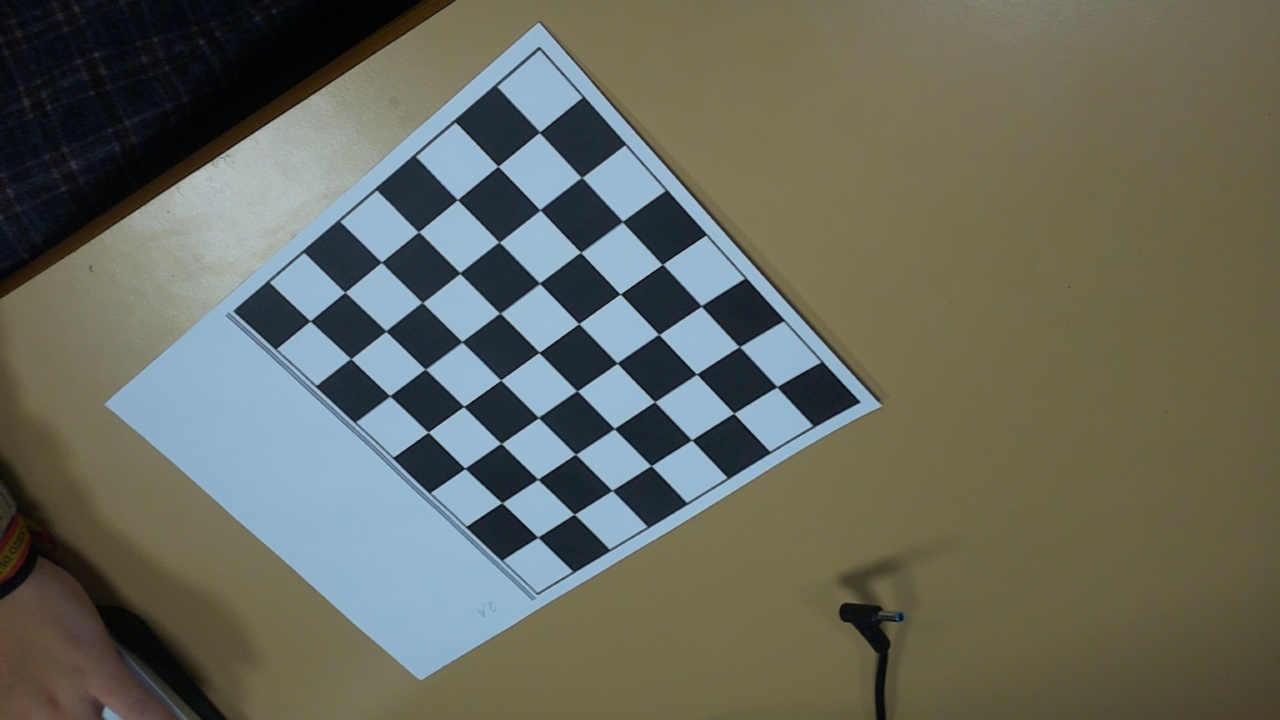
#> input picture foto1.jpg, 1280 x 720 px
$ python -i seguridad.py   (imports and definitions only)
#> lines starting #> are read from the running program, lines starting #| are printed output that depends on the picture; after the words box and inside, x2 and y2 are one past the last pixel; in counts of white or black regions, pixels touching at a corner belong together
#> further down, picture is the input picture: shape (720, 1280, 3); mean B, G, R 93.7, 105.3, 102.5
import cv2
import numpy as np
from picamera2 import Picamera2

class PasswordValidator:
    def __init__(self, correct_sequence):
        self.correct_sequence = correct_sequence
        self.detected_sequence = []

    def add_pattern(self, pattern):
        if len(self.detected_sequence) == 0 or self.detected_sequence[-1] != pattern:
            self.detected_sequence.append(pattern)

    # [7 lines left out: function validate, not called in this run]

    def reset(self):
        self.detected_sequence = []


def preprocess_image(img):
    img_gray = cv2.cvtColor(img, cv2.COLOR_BGR2GRAY)
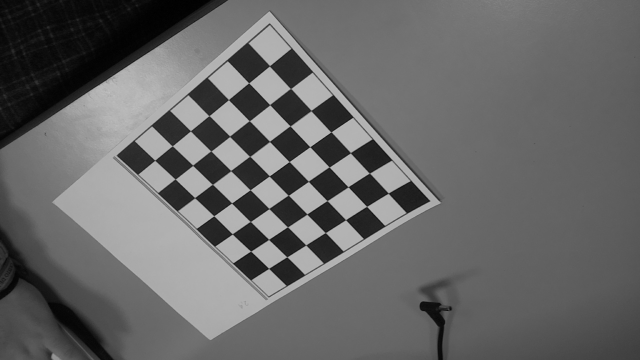
#> img_gray: shape (720, 1280) (shown at 1/2 size); min 0, max 195, mean 103.2
    img_blur = cv2.GaussianBlur(img_gray, (5, 5), 0)
    img_thresh = cv2.adaptiveThreshold(img_blur, 255, cv2.ADAPTIVE_THRESH_GAUSSIAN_C,
                                       cv2.THRESH_BINARY_INV, 11, 2)
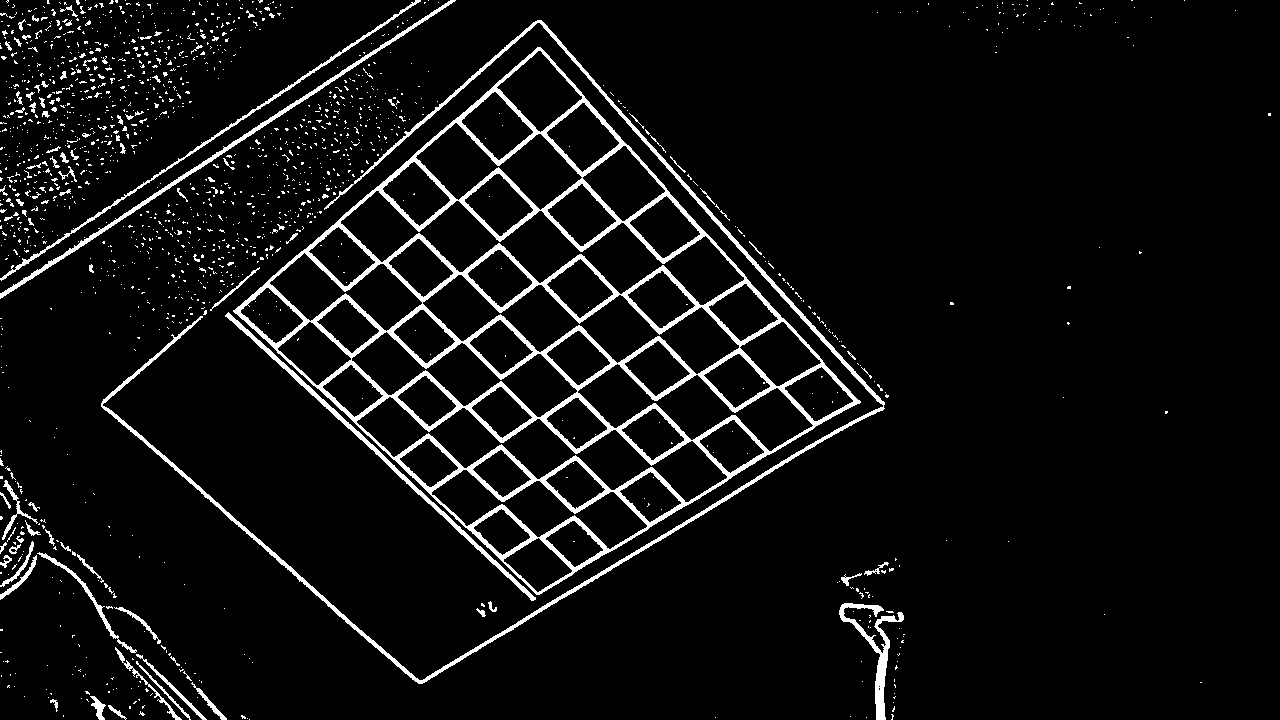
#> img_thresh: shape (720, 1280); 6.1% white; 1496 white regions (1397 under 20 px), largest, box (x1, y1, x2, y2) and area: (233, 47, 861, 595) 30398, (101, 20, 885, 684) 7183, (0, 0, 456, 299) 2211
    return img_thresh


# [71 lines left out: functions detect_shapes, stream_video, not called in this run]


# [3 lines not run here, left out]

>>> import cv2
>>> picture = cv2.imread('foto1.jpg')
>>> result = preprocess_image(picture)

$ run again, on foto10.jpg
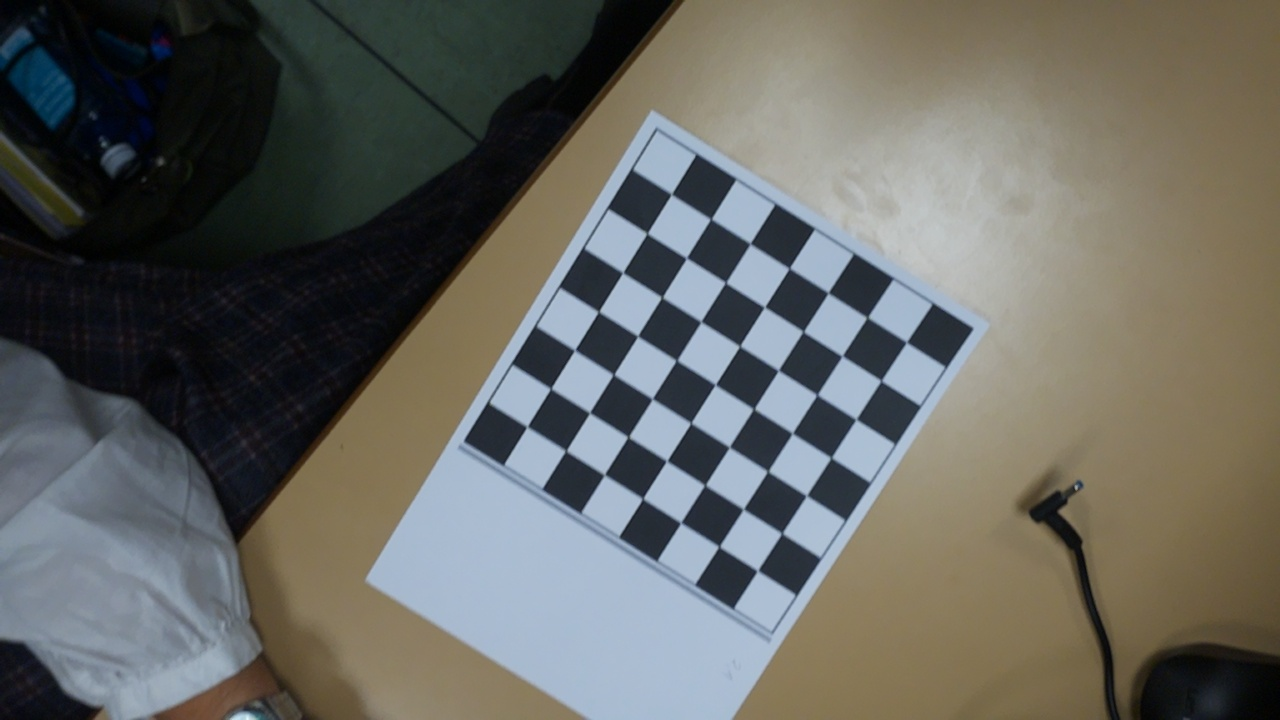
#> input picture foto10.jpg, 1280 x 720 px
#> picture is the input picture: shape (720, 1280, 3); mean B, G, R 96.6, 102.1, 101.7
#> in preprocess_image, `img_gray = cv2.cvtColor(img, cv2.COLOR_BGR2GRAY)`:
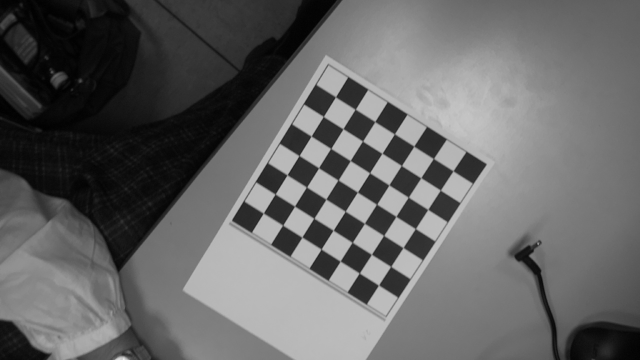
#> img_gray: shape (720, 1280) (shown at 1/2 size); min 0, max 241, mean 101.3
#> in preprocess_image, `img_thresh = cv2.adaptiveThreshold(img_blur, 255, cv2.ADAPTIVE_THRESH_..`:
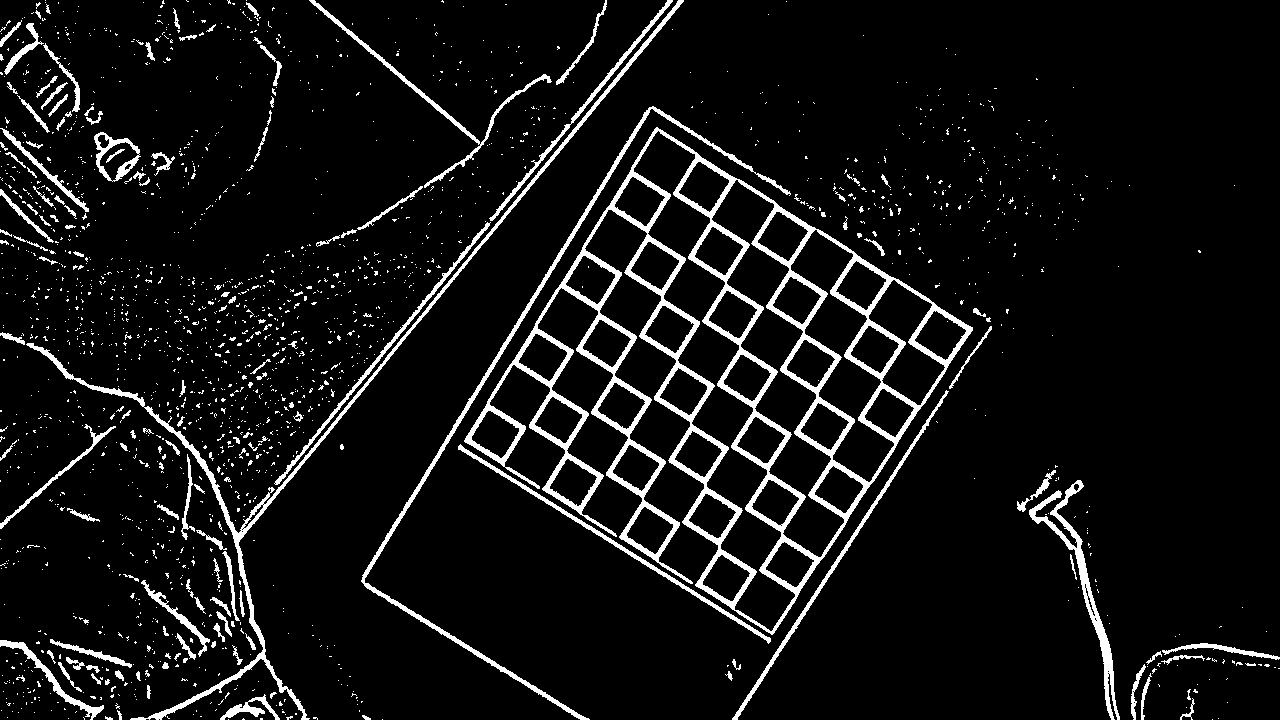
#> img_thresh: shape (720, 1280); 7.4% white; 1874 white regions (1721 under 20 px), largest, box (x1, y1, x2, y2) and area: (464, 127, 973, 635) 29271, (26, 0, 684, 720) 5839, (361, 106, 791, 720) 4131

$ run again, on foto11.jpg
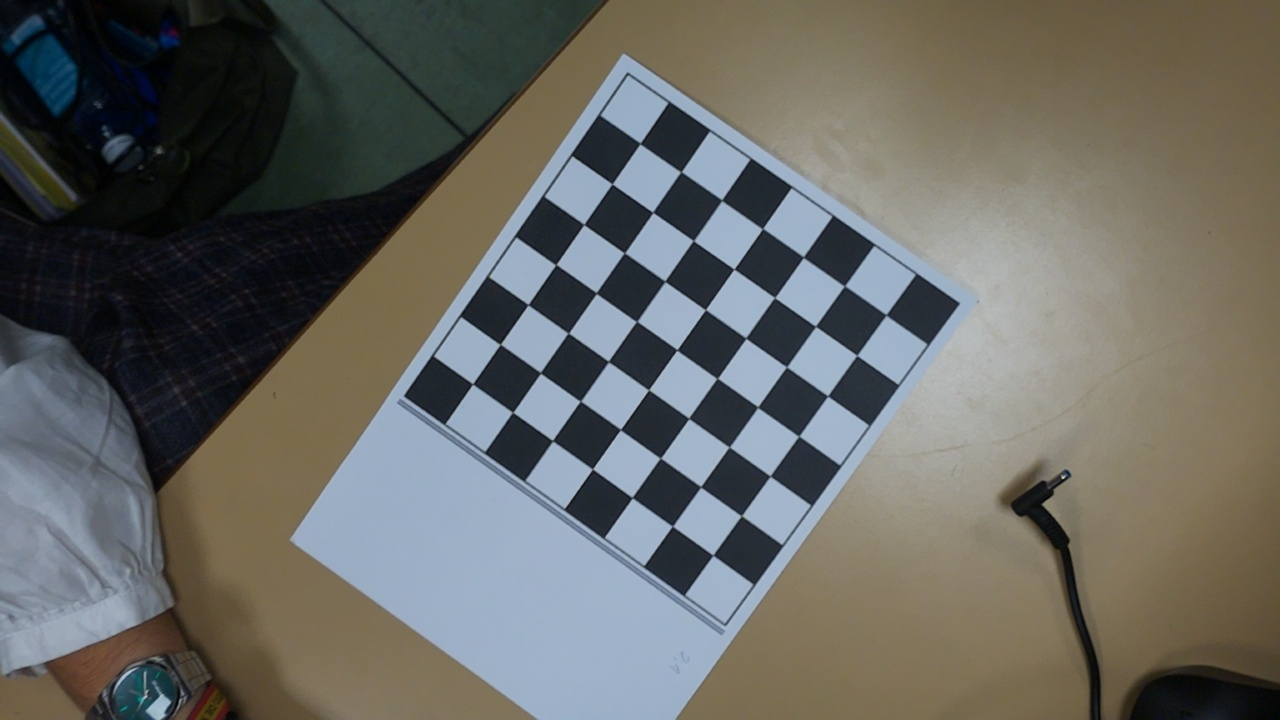
#> input picture foto11.jpg, 1280 x 720 px
#> picture is the input picture: shape (720, 1280, 3); mean B, G, R 98.2, 103.1, 102.8
#> in preprocess_image, `img_gray = cv2.cvtColor(img, cv2.COLOR_BGR2GRAY)`:
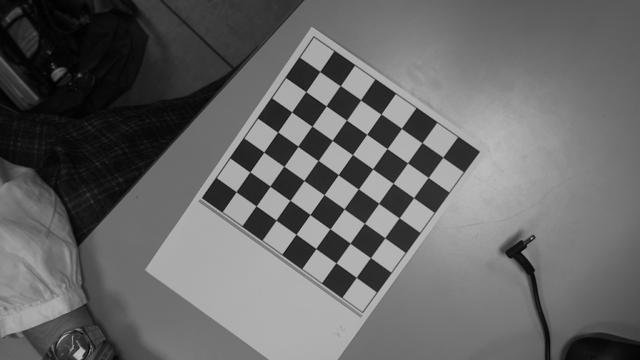
#> img_gray: shape (720, 1280) (shown at 1/2 size); min 0, max 203, mean 102.4
#> in preprocess_image, `img_thresh = cv2.adaptiveThreshold(img_blur, 255, cv2.ADAPTIVE_THRESH_..`:
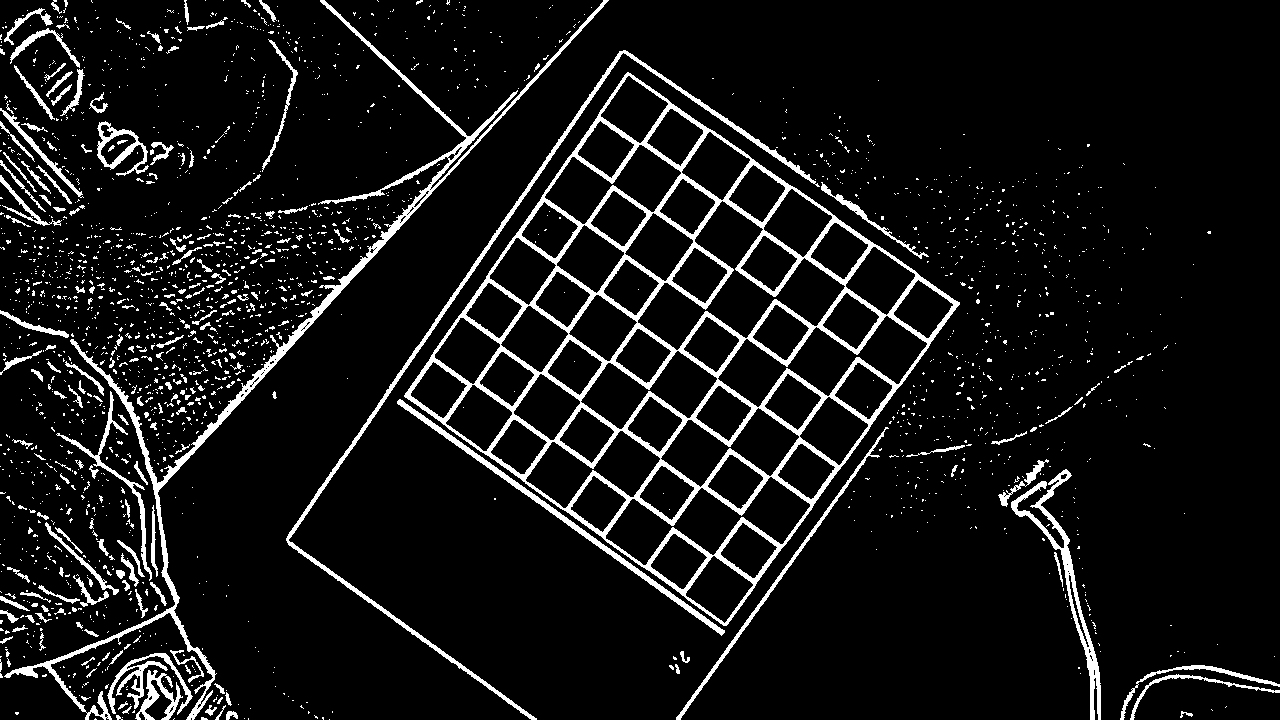
#> img_thresh: shape (720, 1280); 8.2% white; 2120 white regions (1900 under 20 px), largest, box (x1, y1, x2, y2) and area: (404, 72, 960, 626) 29423, (4, 0, 609, 720) 9231, (286, 50, 820, 720) 4745
